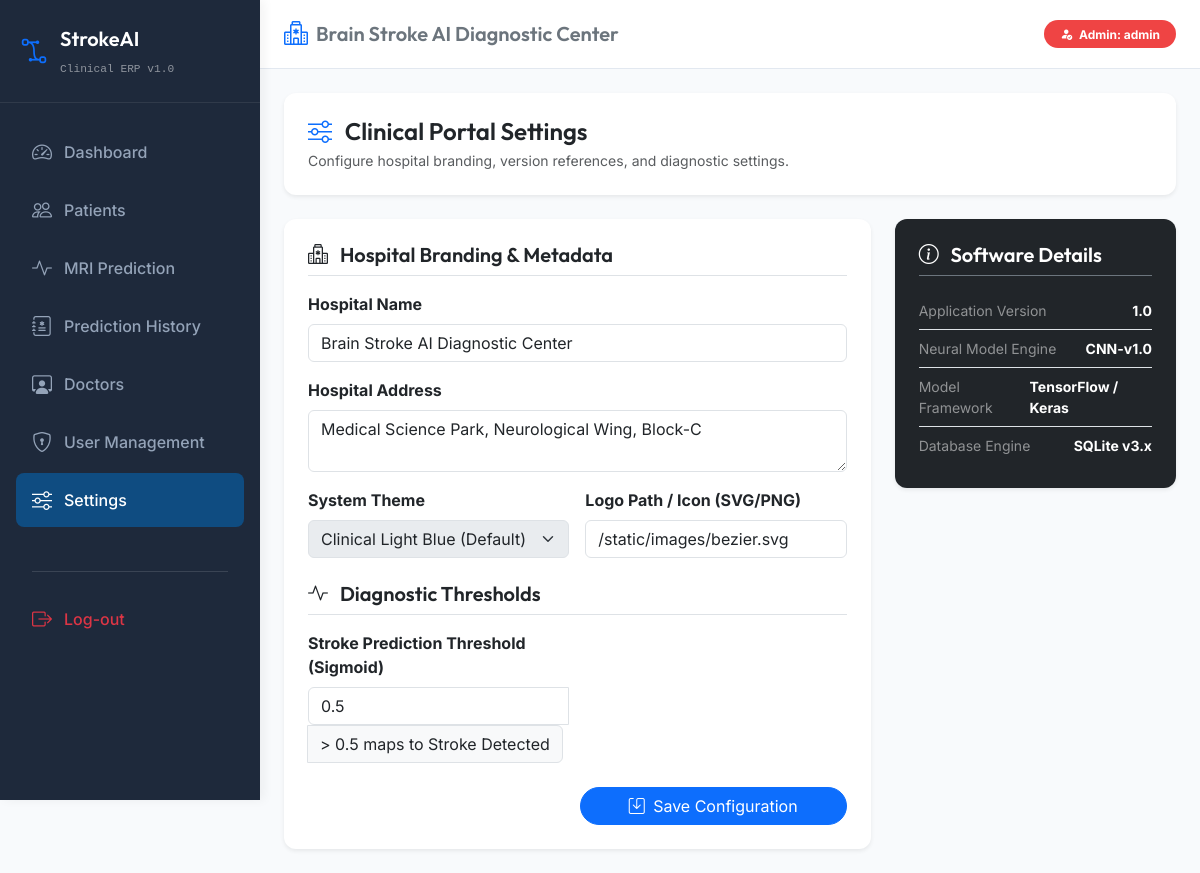
The app's page /settings (signed in) with its own data.
### tables this page shows
CREATE TABLE settings (
            key TEXT PRIMARY KEY,
            value TEXT NOT NULL
        );

### mainapp.py (the view)
@app.route("/settings")
@admin_required
def settings_panel():
    settings = get_settings()
    return render_template('settings.html', settings=settings, active_page='settings')

### database/db_manager.py (called while the page is built)
def get_db_connection():
    conn = sqlite3.connect(DB_PATH)
    conn.row_factory = sqlite3.Row
    return conn

def get_settings():
    conn = get_db_connection()
    rows = conn.execute("SELECT * FROM settings").fetchall()
    conn.close()
    return {r['key']: r['value'] for r in rows}

### mainapp.py (called while the page is built)
def admin_required(f):
    from functools import wraps
    @wraps(f)
    def decorated_function(*args, **kwargs):
        if 'username' not in session or session.get('role') != 'Admin':
            flash('Error: Access denied. Administrator privilege required.', 'danger')
            return redirect(url_for('dashboard'))
        return f(*args, **kwargs)
    return decorated_function

### templates/settings.html (shortened to what this page needs)
{% extends "base.html" %}
{% block content %}
<div class="card p-4 shadow-sm border-0 mb-4">
    <h4 class="mb-1"><i class="bi bi-sliders text-primary me-2"></i> Clinical Portal Settings</h4>
    <p class="text-muted small mb-0">Configure hospital branding, version references, and diagnostic settings.</p>
</div>
<div class="row g-4">
    <div class="col-lg-8">
        <form class="card shadow-sm border-0 p-4" action="/settings/save" method="post">
            <h5 class="card-title border-bottom pb-2 mb-3"><i class="bi bi-hospital me-2"></i> Hospital Branding & Metadata</h5>
            <div class="row g-3 mb-4">
                <div class="col-md-12">
                    <label class="form-label fw-bold">Hospital Name</label>
                    <input type="text" class="form-control" name="hospital_name" value="{{ settings.hospital_name }}" required placeholder="Enter hospital name">
                </div>
                <div class="col-md-12">
                    <label class="form-label fw-bold">Hospital Address</label>
                    <textarea class="form-control" name="hospital_address" rows="2" required placeholder="Hospital physical address">{{ settings.hospital_address }}</textarea>
                </div>
                <div class="col-md-6">
                    <label class="form-label fw-bold">System Theme</label>
                    <select class="form-select" name="system_theme" disabled>
                        <option value="LightBlue" selected>Clinical Light Blue (Default)</option>
                    </select>
                </div>
                <div class="col-md-6">
                    <label class="form-label fw-bold">Logo Path / Icon (SVG/PNG)</label>
                    <input type="text" class="form-control" name="hospital_logo" value="{{ settings.hospital_logo }}" required>
                </div>
            </div>
            <h5 class="card-title border-bottom pb-2 mb-3"><i class="bi bi-activity me-2"></i> Diagnostic Thresholds</h5>
            <div class="row g-3 mb-4">
                <div class="col-md-6">
                    <label class="form-label fw-bold">Stroke Prediction Threshold (Sigmoid)</label>
                    <div class="input-group">
                        <input type="number" step="0.05" min="0.1" max="0.9" class="form-control" name="prediction_threshold" value="{{ settings.prediction_threshold }}" required>
                        <span class="input-group-text">> 0.5 maps to Stroke Detected</span>
                    </div>
                </div>
            </div>
            <div class="text-end">
                <button type="submit" class="btn btn-primary rounded-pill px-5"><i class="bi bi-save me-1"></i> Save Configuration</button>
            </div>
        </form>
    </div>
    <div class="col-lg-4">
        <div class="card p-4 shadow-sm border-0 mb-4 bg-dark text-white">
            <h5 class="card-title border-bottom border-secondary pb-2 mb-3"><i class="bi bi-info-circle me-2"></i> Software Details</h5>
            <ul class="list-group list-group-flush list-group-dark text-white small">
                <li class="list-group-item bg-transparent text-white-50 d-flex justify-content-between px-0">
                    <span>Application Version</span>
                    <span class="text-white fw-bold">{{ settings.app_version }}</span>
                </li>
                <li class="list-group-item bg-transparent text-white-50 d-flex justify-content-between px-0">
                    <span>Neural Model Engine</span>
                    <span class="text-white fw-bold">{{ settings.model_version }}</span>
                </li>
                <li class="list-group-item bg-transparent text-white-50 d-flex justify-content-between px-0">
                    <span>Model Framework</span>
                    <span class="text-white fw-bold">TensorFlow / Keras</span>
                </li>
                <li class="list-group-item bg-transparent text-white-50 d-flex justify-content-between px-0">
                    <span>Database Engine</span>
                    <span class="text-white fw-bold">SQLite v3.x</span>
                </li>
            </ul>
        </div>
    </div>
</div>
{% endblock %}

### templates/base.html (shortened to what this page needs)
<!DOCTYPE html>
<html lang="en">
<head>
    <link href="https://cdn.jsdelivr.net/npm/bootstrap@5.3.2/dist/css/bootstrap.min.css" rel="stylesheet">
    <link rel="stylesheet" href="https://cdn.jsdelivr.net/npm/bootstrap-icons@1.11.1/font/bootstrap-icons.css">
</head>
<body>
    <div class="sidebar" id="sidebar">
        <a href="/dashboard" class="sidebar-brand">
            <i class="bi bi-bezier2 text-primary fs-3"></i>
            <div>
                <span class="brand-title fs-5 d-block">StrokeAI</span>
                <small class="text-white-50 font-monospace" style="font-size: 0.7rem;">Clinical ERP v1.0</small>
            </div>
        </a>
        <ul class="sidebar-nav">
            {% if session.get('role') in ['Admin', 'Doctor'] %}
            <li class="sidebar-item">
                <a href="/dashboard" class="sidebar-link {% if active_page == 'dashboard' %}active{% endif %}">
                    <i class="bi bi-speedometer2 fs-5"></i>
                    <span>Dashboard</span>
                </a>
            </li>
            {% endif %}
            <li class="sidebar-item">
                <a href="/patients" class="sidebar-link {% if active_page == 'patients' %}active{% endif %}">
                    <i class="bi bi-people fs-5"></i>
                    <span>Patients</span>
                </a>
            </li>
            <li class="sidebar-item">
                <a href="/mri_predict" class="sidebar-link {% if active_page == 'predict' %}active{% endif %}">
                    <i class="bi bi-activity fs-5"></i>
                    <span>MRI Prediction</span>
                </a>
            </li>
            <li class="sidebar-item">
                <a href="/history" class="sidebar-link {% if active_page == 'history' %}active{% endif %}">
                    <i class="bi bi-journal-medical fs-5"></i>
                    <span>Prediction History</span>
                </a>
            </li>
            {% if session.get('role') == 'Admin' %}
            <li class="sidebar-item">
                <a href="/doctors" class="sidebar-link {% if active_page == 'doctors' %}active{% endif %}">
                    <i class="bi bi-person-workspace fs-5"></i>
                    <span>Doctors</span>
                </a>
            </li>
            <li class="sidebar-item">
                <a href="/users" class="sidebar-link {% if active_page == 'users' %}active{% endif %}">
                    <i class="bi bi-shield-lock fs-5"></i>
                    <span>User Management</span>
                </a>
            </li>
            <li class="sidebar-item">
                <a href="/settings" class="sidebar-link {% if active_page == 'settings' %}active{% endif %}">
                    <i class="bi bi-sliders fs-5"></i>
                    <span>Settings</span>
                </a>
            </li>
            {% endif %}
            <li class="sidebar-item mt-4">
                <hr class="text-white-50 mx-3">
            </li>
            <li class="sidebar-item">
                <a href="/logout" class="sidebar-link text-danger">
                    <i class="bi bi-box-arrow-right fs-5"></i>
                    <span>Log-out</span>
                </a>
            </li>
        </ul>
    </div>
    <div class="main-panel">
        <nav class="top-navbar d-flex justify-content-between align-items-center">
            <div class="d-flex align-items-center gap-2">
                <i class="bi bi-hospital text-primary fs-4"></i>
                <h5 class="mb-0 text-secondary font-weight-bold d-none d-md-block">{{ session.get('hospital_name',
                    'Brain Stroke AI Diagnostic Center') }}</h5>
            </div>
            <div class="d-flex align-items-center gap-3">
                <span
                    class="badge {% if session.get('role') == 'Admin' %}badge-admin{% elif session.get('role') == 'Doctor' %}badge-doctor{% else %}badge-receptionist{% endif %} px-3 py-2 rounded-pill">
                    <i class="bi bi-person-fill-check me-1"></i> {{ session.get('role') }}: {{ session.get('username')
                    }}
                </span>
            </div>
        </nav>
        <div class="container-fluid p-4">
            {% block content %}{% endblock %}
        </div>
    </div>
</body>
</html>

### templates/base.html (style rules this page uses)
:root { --primary-blue: #0F4C81; --primary-light: #e8f0fe; --accent-green: #2E7D32; --accent-green-light: #e8f5e9; --dark-sidebar: #1E293B; --hover-sidebar: #334155; --body-bg: #F8FAFC; }
body { font-family: 'Inter', sans-serif; background-color: var(--body-bg); min-height: 100vh; overflow-x: hidden; }
h1, h2, h3, h4, h5, h6, .brand-title { font-family: 'Outfit', sans-serif; font-weight: 600; }
.sidebar { width: 260px; background-color: var(--dark-sidebar); min-height: 100vh; position: fixed; top: 0; left: 0; z-index: 100; transition: all 0.3s; box-shadow: 4px 0 10px rgba(0, 0, 0, 0.05); }
.sidebar-brand { padding: 24px 20px; border-bottom: 1px solid rgba(255, 255, 255, 0.08); display: flex; align-items: center; gap: 12px; color: white; text-decoration: none; }
.sidebar-nav { padding: 20px 0; list-style: none; margin: 0; }
.sidebar-item { padding: 2px 16px; }
.sidebar-link { display: flex; align-items: center; gap: 12px; padding: 12px 16px; color: #94A3B8; text-decoration: none; border-radius: 8px; font-weight: 500; transition: all 0.2s; }
.sidebar-link.active { background-color: var(--primary-blue); color: white; }
.main-panel { margin-left: 260px; min-height: 100vh; transition: all 0.3s; }
.top-navbar { background: white; border-bottom: 1px solid #E2E8F0; padding: 16px 24px; }
.card { border: none; border-radius: 12px; box-shadow: 0 4px 6px -1px rgba(0, 0, 0, 0.05), 0 2px 4px -1px rgba(0, 0, 0, 0.02); transition: transform 0.2s, box-shadow 0.2s; }
.badge-admin { background-color: #EF4444; color: white; }

### records on screen
settings: value "Brain Stroke AI Diagnostic Center", hospital_name "Brain Stroke AI Diagnostic Center"
settings: hospital_address "Medical Science Park, Neurological Wing, Block-C"
settings: hospital_logo "/static/images/bezier.svg"
settings: prediction_threshold "0.5"
settings: app_version "1.0"
settings: model_version "CNN-v1.0"

### other values on screen
{{ session.get('role') }} "Admin"
{{ session.get('username') }} "admin"
